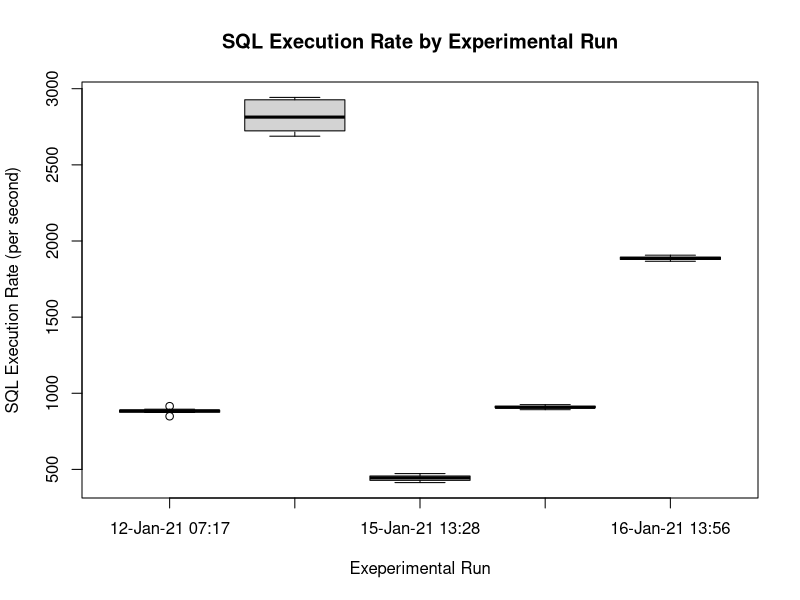
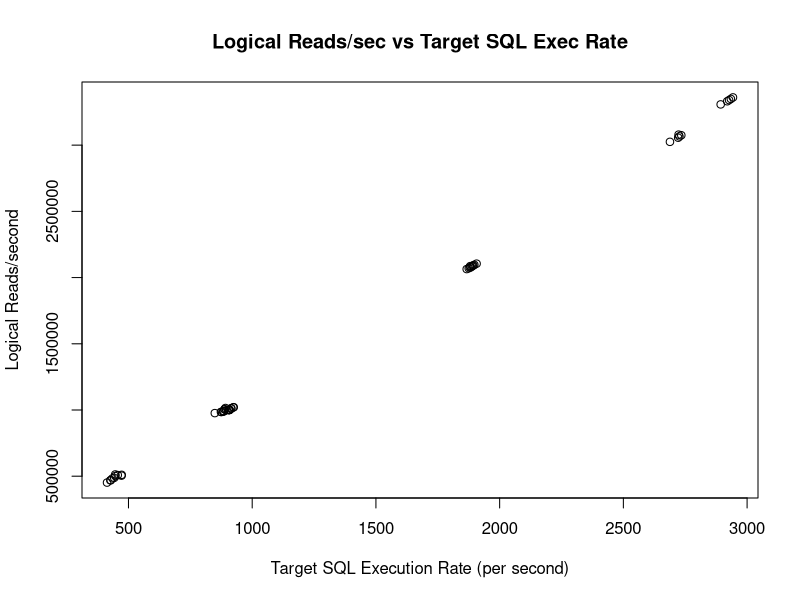
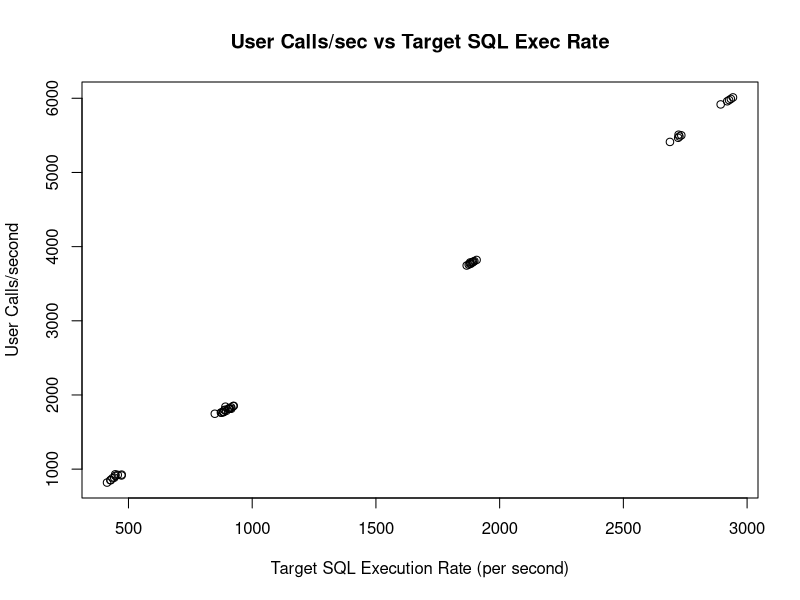
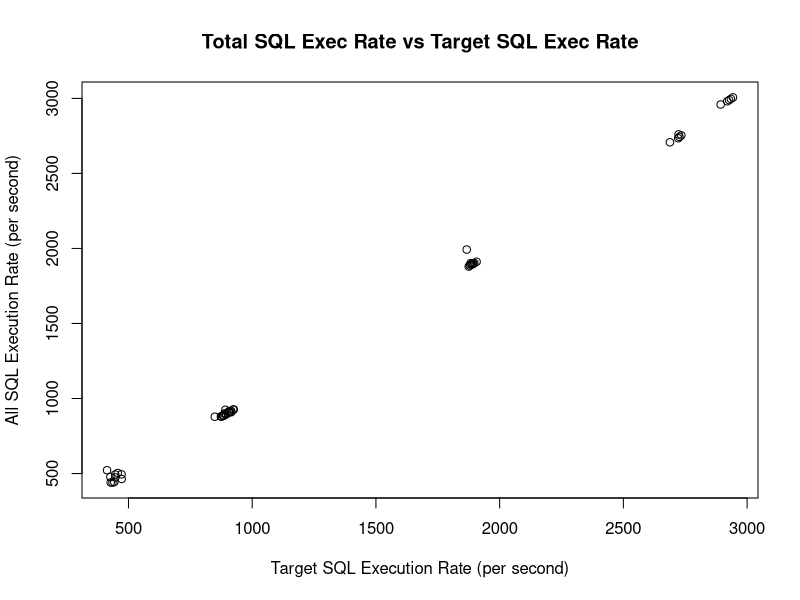
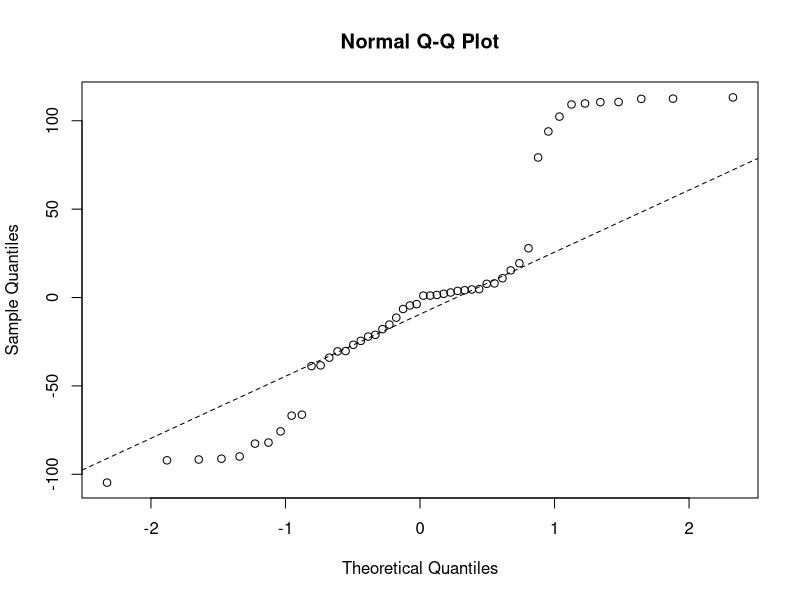
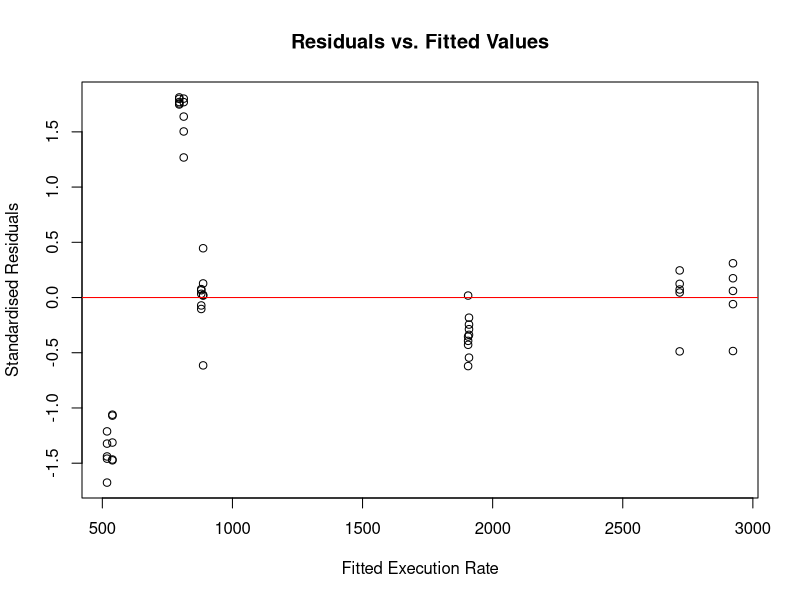

Recreate these plots in R, in order.
## ---- chunk 1
knitr::opts_chunk$set(echo = TRUE)
virtualbox_data <- read.csv("coogee_results.csv")
xen_data <- read.csv("victoria_results.csv")
## ---- chunk 2
all_data              <- rbind(virtualbox_data, xen_data)
all_data$plan         <- factor(all_data$plan)
all_data$platform     <- factor(all_data$platform)
all_data$startup_time <- factor(all_data$startup_time)
all_data$dbid         <- factor(all_data$dbid)
all_data$X            <- NULL
summary(all_data)
## ---- chunk 3
boxplot(
    rate~startup_time,
    data=all_data,
    main="SQL Execution Rate by Experimental Run",
    xlab="Exeperimental Run",
    ylab="SQL Execution Rate (per second)"
    )

## ---- chunk 4
plot(
    logical_reads~rate,
    data=all_data,
    main="Logical Reads/sec vs Target SQL Exec Rate",
    xlab="Target SQL Execution Rate (per second)",
    ylab="Logical Reads/second")

## ---- chunk 5
plot(
    user_calls~rate,
    data=all_data,
    main="User Calls/sec vs Target SQL Exec Rate",
    xlab="Target SQL Execution Rate (per second)",
    ylab="User Calls/second")

## ---- chunk 6
plot(
    SQL_executes~rate,
    data=all_data,
    main="Total SQL Exec Rate vs Target SQL Exec Rate",
    xlab="Target SQL Execution Rate (per second)",
    ylab="All SQL Execution Rate (per second)")

## ---- chunk 7
all_data["cores"]  = 1
all_data["server"] = "VICTORIA"
all_data[all_data$startup_time == "12-Jan-21 07:17", "server"] = "COOGEE" 
all_data[all_data$startup_time == "12-Jan-21 10:29", "server"] = "COOGEE"
all_data[all_data$startup_time == "12-Jan-21 10:29", "cores"]  = 6
all_data[all_data$startup_time == "15-Jan-21 20:33", "cores"]  = 2
all_data[all_data$startup_time == "16-Jan-21 13:56", "cores"]  = 6
all_data$server = factor(all_data$server)
summary(all_data)
## ---- chunk 8
all_data.lm = lm(rate~cores*server*plan,data=all_data)
anova(all_data.lm)
## ---- chunk 9
shapiro.test(all_data.lm$residuals)
## ---- chunk 10
par(mfrow=c(1,1))
qqnorm(all_data.lm$residuals)
qqline(all_data.lm$residuals,lty=2)
## ---- chunk 11
all_data["std_residual"] = all_data.lm$residuals/sqrt(mean(all_data.lm$residuals^2))
plot(all_data.lm$fitted.values,
     all_data$std_residual,
     main="Residuals vs. Fitted Values",
     xlab="Fitted Execution Rate",
     ylab="Standardised Residuals")
abline(h=0, col="red")
## ---- chunk 12
all_data[abs(all_data$std_residual) > 1, c("startup_time", "server", "cores", "plan") ]
## ---- chunk 13
small_pool <- all_data[ (all_data$server == "VICTORIA" & all_data$cores <= 2), c("rate","plan","cores")]
small_pool.lm <- lm(rate~plan*cores,data=small_pool)
anova(small_pool.lm)
